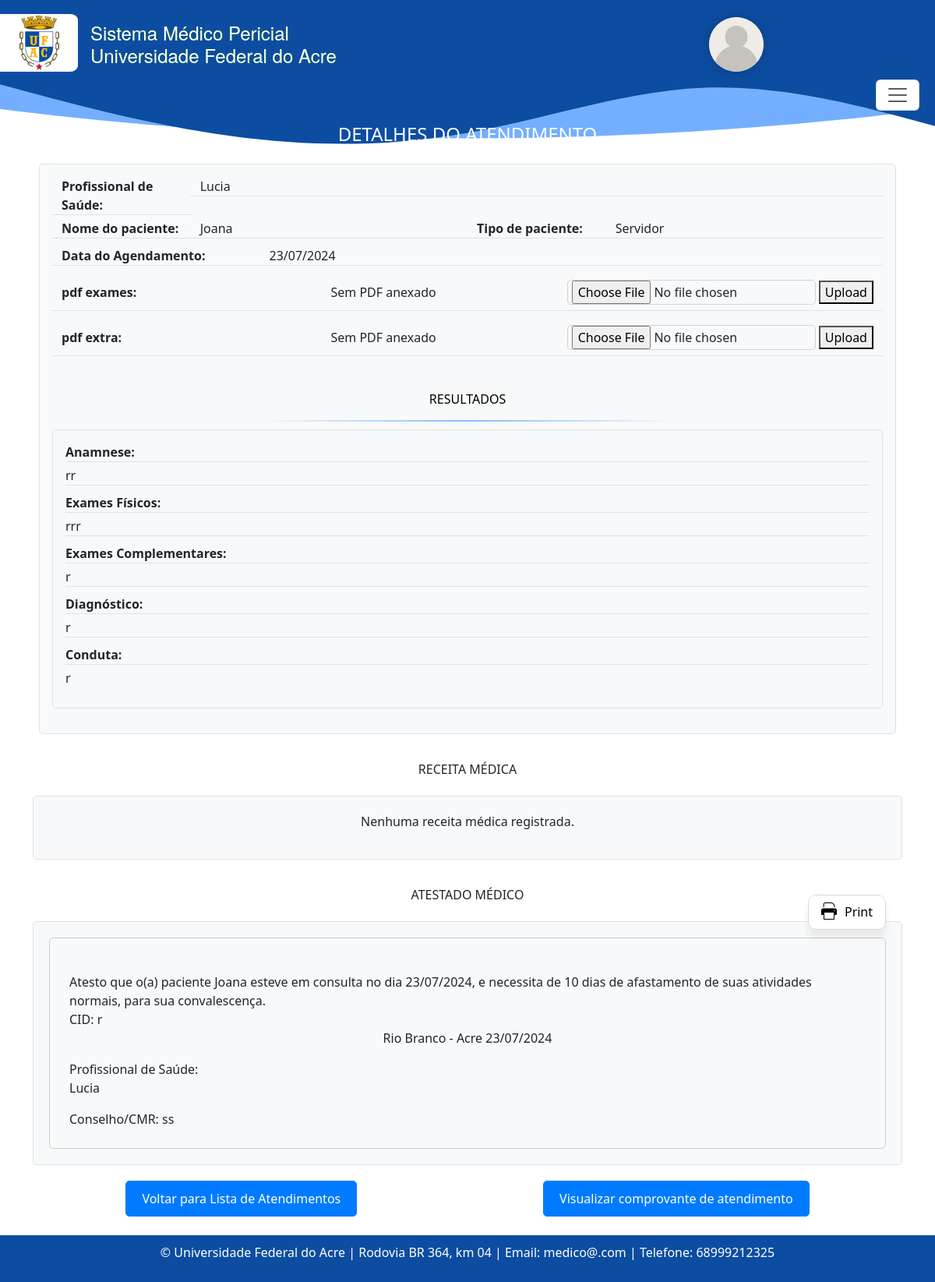
Screenshot of /atendimentos/42/ with the database file from the repository.
### consulta/models.py (models this page shows, shortened)
class Atendimento(models.Model):
    agendamento = models.OneToOneField('Agendamento', on_delete=models.CASCADE)
    anamnese = models.TextField()
    exame_fisico = models.TextField()
    exames_complementares = models.TextField()
    pdf_exames = models.FileField(upload_to='exames_pdfs/', null=True, blank=True)
    diagnostico = models.TextField()
    conduta = models.TextField()
    class Meta:
        ordering = ['agendamento', ]

class Agendamento(models.Model):
    TURNO_CHOICES = [
        ('manha', 'Manhã'),
        ('tarde', 'Tarde'),
    ]
    status_atendimento = models.CharField(max_length=20, choices=[
        ('confirmado', 'Confirmado'),
        ('ausente', 'Ausente'),
        ('pendente', 'Pendente'),
        ('cancelado', 'Cancelado'),
        ('atendido', 'Atendido'),
    ], default='pendente')
    paciente = models.ForeignKey(Paciente, on_delete=models.CASCADE)
    profissional_saude = models.ForeignKey(Profissionaldasaude, on_delete=models.CASCADE)
    data_agendamento = models.DateTimeField(u'Data Agendamento', blank=False, null=False)
    turno = models.CharField(max_length=10, choices=TURNO_CHOICES)
    prioridade_atendimento = models.BooleanField(default=False)
    justificativa_cancelamento = models.TextField(blank=True, null=True)
    class Meta:
        ordering = ['-data_agendamento', 'paciente__nome']
        verbose_name = 'Agendamento'
        verbose_name_plural = 'Agendamentos'

class Profissionaldasaude(models.Model):
    SEXO_CHOICES = [
        ('M', 'Masculino'),
        ('F', 'Feminino'),
        ('O', 'Outro')
    ]
    usuario = models.ForeignKey(User, blank=True, null=True, on_delete=models.CASCADE)
    nome = models.CharField('Nome Completo', max_length=100)
    nome_social = models.CharField(max_length=100, blank=True, null=True, verbose_name='Nome Social')
    data_nascimento = models.DateField(u'Data de Nascimento', validators=[data_nasc_valida])
    email = models.EmailField()
    rg = models.CharField(max_length=20)
    cpf = models.CharField(max_length=14, validators=[validate_cpf, MinLengthValidator(11)])
    sexo = models.CharField(max_length=1, choices=SEXO_CHOICES)
    identificacao_unica = models.CharField(max_length=50, default='')
    cep = models.CharField(max_length=9)
    cidade = models.CharField(max_length=50)
    bairro = models.CharField(max_length=50, default='')
    uf = models.CharField('UF', max_length=2, choices=UF_CHOICE, default='AC')
    numero = models.CharField(max_length=10)
    ddd_telefone = models.CharField('Telefone Celular', max_length=14, help_text='Com DDD.')
    complemento = models.CharField(max_length=100, blank=True, null=True, default='') # blank=True, null=True é pra dizer que não é obrigatorio
    area = models.CharField(max_length=50, default='')
    unidade_siass = models.CharField(max_length=50, default='')
    formacao = models.CharField(max_length=20)
    conselho = models.CharField(max_length=20)
    registro = models.CharField(max_length=20)
    def __str__(self):
        return self.get_display_name()
    def get_display_name(self):
        return self.nome_social if self.nome_social else self.nome
    class Meta:
        ordering = ['nome', ]
        verbose_name = 'Profissonal de saúde'
        verbose_name_plural = 'Profissonais de saúde'

class Paciente(models.Model):
    SEXO_CHOICES = [
        ('M', 'Masculino'),
        ('F', 'Feminino'),
        ('O', 'Outro')
    ]
    nome = models.CharField(max_length=100)
    nome_social = models.CharField(max_length=100, blank=True, null=True, verbose_name='Nome Social')
    data_nascimento = models.DateField(verbose_name='Data de Nascimento', validators=[data_nasc_valida], blank=True, null=True)
    email = models.EmailField(blank=True, null=True)
    rg = models.CharField(max_length=20, blank=True, null=True)
    cpf = models.CharField(max_length=14, validators=[validate_cpf, MinLengthValidator(11)])
    sexo = models.CharField(max_length=1, choices=SEXO_CHOICES)
    matricula = models.CharField(max_length=20)
    TIPO_PACIENTE_CHOICES = [
        ('Aluno', 'Aluno'),
        ('Servidor', 'Servidor'),
        ('Outro', 'Outro'),
    ]
    tipo_paciente = models.CharField(max_length=20, choices=TIPO_PACIENTE_CHOICES)
    cargo_funcao = models.CharField(max_length=50, default='', blank=True, null=True)
    cep = models.CharField(max_length=9, blank=True, null=True)
    cidade = models.CharField(max_length=50, blank=True, null=True)
    bairro = models.CharField(max_length=50, default='', blank=True, null=True)
    uf = models.CharField('UF', max_length=2, choices=UF_CHOICE, default='AC', blank=True, null=True)
    numero = models.CharField(max_length=10, blank=True, null=True)
    ddd_telefone = models.CharField(max_length=8)
    complemento = models.CharField(max_length=100, blank=True, null=True, default='')  # Adicionando o valor padrão aqui
    def get_display_name(self):
        return self.nome_social if self.nome_social else self.nome

class AtestadoMedico(models.Model):
    agendamento = models.ForeignKey(Agendamento, on_delete=models.CASCADE, related_name='atestados')
    dias_afastamento = models.IntegerField()
    cid = models.CharField(max_length=10)
    data_criacao = models.DateTimeField(auto_now_add=True)
    @property
    def paciente(self):
        return self.agendamento.paciente
    @property
    def profissional(self):
        return self.agendamento.profissional_saude
    class Meta:
        ordering = ['-data_criacao']
        verbose_name = 'Atestado Médico'
        verbose_name_plural = 'Atestados Médicos'

### consulta/views.py (the view)
# urls.py: path('atendimentos/<int:atendimento_id>/', visualizar_atendimento, name='visualizarAtendimento'),
def visualizar_atendimento(request, atendimento_id):
    atendimento = get_object_or_404(Atendimento, id=atendimento_id)
    paciente = atendimento.agendamento.paciente
    try:
        atestado = AtestadoMedico.objects.get(agendamento=atendimento.agendamento)
        if atestado.dias_afastamento == 0 and atestado.cid == 'N/A':
            atestado = None
    except AtestadoMedico.DoesNotExist:
        atestado = None
    try:
        receita = ReceitaMedica.objects.get(agendamento=atendimento.agendamento)
    except ReceitaMedica.DoesNotExist:
        receita = None
    return render(request, 'consultas/visualizar_atendimento.html', {
        'atendimento': atendimento,
        'paciente': paciente,
        'atestado': atestado,
        'receita': receita
    })

### consulta/context_processors.py (called while the page is built, shortened)
def user_info(request):
    user = request.user
    context = {
        'user': user,
        'profissional_saude': None,
        'administrativo': None,
    }
    return context

### templates/consultas/visualizar_atendimento.html (shortened to what this page needs)
{% extends 'base.html' %}
{% block content %}
  {% load tz %}
  <div class="text-center mb-4 text-white">
    <h4>DETALHES DO ATENDIMENTO</h4>
  </div>
  <div class="detalhes-atendimentos">
    <div class="">
      <div class="">
        <dl class="row border p-3 align-items-start">
          <dt class="col-sm-2 border-bottom">Profissional de Saúde:</dt>
          <dd class="col-sm-10 border-bottom">{{ atendimento.agendamento.profissional_saude.get_display_name }}</dd>
          <dt class="col-sm-2 border-bottom">Nome do paciente:</dt>
          <dd class="col-sm-4 border-bottom">{{ atendimento.agendamento.paciente.get_display_name }}</dd>
          <dt class="col-sm-2 border-bottom">Tipo de paciente:</dt>
          <dd class="col-sm-4 border-bottom">{{ atendimento.agendamento.paciente.tipo_paciente }}</dd>
          <dt class="col-sm-3 border-bottom">Data do Agendamento:</dt>
          <dd class="col-sm-9 border-bottom">{{ atendimento.agendamento.data_agendamento|date:'d/m/Y' }}</dd>
          <dt class="col-sm-2 border-bottom" id="pdfs-name">pdf exames:</dt>
          <dd class="col-sm-10 border-bottom" id="pdfs">
              Sem PDF anexado
            <form method="post" enctype="multipart/form-data">
              <input type="file" name="pdf_exames" />
              <button type="submit">Upload</button>
            </form>
          </dd>
          <dt class="col-sm-2 border-bottom" id="pdfs-name">pdf extra:</dt>
          <dd class="col-sm-10 border-bottom" id="pdfs">
              Sem PDF anexado
            <form method="post" enctype="multipart/form-data">
              <input type="file" name="pdf_extra" />
              <button type="submit">Upload</button>
            </form>
          </dd>
          <h6 class="d-flex justify-content-center py-3">RESULTADOS</h6>
          <dl class="p-3">
            <dt class="border-bottom">Anamnese:</dt>
            <dd class="border-bottom">{{ atendimento.anamnese }}</dd>
            <dt class="border-bottom">Exames Físicos:</dt>
            <dd class="border-bottom">{{ atendimento.exame_fisico }}</dd>
            <dt class="border-bottom">Exames Complementares:</dt>
            <dd class="border-bottom">{{ atendimento.exames_complementares }}</dd>
            <dt class="border-bottom">Diagnóstico:</dt>
            <dd class="border-bottom">{{ atendimento.diagnostico }}</dd>
            <dt class="border-bottom">Conduta:</dt>
            <dd>{{ atendimento.conduta }}</dd>
          </dl>
        </dl>
      </div>
    </div>
  </div>
  <h6 class="d-flex justify-content-center py-3">RECEITA MÉDICA</h6>
  <div class="receita">
    {% if receita_simples or receita_controle_especial %}
        {% if receita_simples %}
        <a href="{% url 'pdf_receita_medica' atendimento.id %}" target="_blank" class="print-btn" style="border: none; float: right;">
          <button class="print-btn">
            Print
          </button>
        </a>
        <div class="d-flex">
            <div class="col-md-6 d-flex flex-column">
              <span class="text-center">PRESCRIÇÃO</span>
              <div class="campo">{{ receita_simples.prescricao }}</div>
            </div>
            <div class="col-md-6 d-flex flex-column justify-content-center align-items-center">
              <div class="form-group d-flex flex-column col-md-8">
                <label>Dosagem</label>
                <div class="campo">{{ receita_simples.dosagem }}</div>
              </div>
              <div class="form-group d-flex flex-column col-md-8">
                <label>Via Administrativa</label>
                <div class="campo">{{ receita_simples.via_administrativa }}</div>
              </div>
              <div class="form-group d-flex flex-column col-md-8">
                <label>Modo de Uso</label>
                <div class="campo">{{ receita_simples.modo_uso }}</div>
              </div>
            </div>
        </div>
        {% endif %}
        {% if receita_controle_especial %}
        <a href="{% url 'pdf_receita_medica_controle' atendimento.id %}" target="_blank" class="print-btn" style="border: none; float: right;">
          <button class="print-btn">
            Print
          </button>
        </a>
        <div class="d-flex">
            <div class="col-md-6 d-flex flex-column">
              <span class="text-center">PRESCRIÇÃO</span>
              <div class="campo">{{ receita_controle_especial.prescricao }}</div>
            </div>
            <div class="col-md-6 d-flex flex-column justify-content-center align-items-center">
              <div class="form-group d-flex flex-column col-md-8">
                <label>Dosagem</label>
                <div class="campo">{{ receita_controle_especial.dosagem }}</div>
              </div>
              <div class="form-group d-flex flex-column col-md-8">
                <label>Via Administrativa</label>
                <div class="campo">{{ receita_controle_especial.via_administrativa }}</div>
              </div>
              <div class="form-group d-flex flex-column col-md-8">
                <label>Modo de Uso</label>
                <div class="campo">{{ receita_controle_especial.modo_uso }}</div>
              </div>
            </div>
        </div>
        {% endif %}
    {% else %}
      <p class="text-center">Nenhuma receita médica registrada.</p>
    {% endif %}
</div>
  <h6 class="d-flex justify-content-center py-3">ATESTADO MÉDICO</h6>
  {% if atestado %}
    <div class="atestado">
      <a href="{% url 'pdf_atestado_medico' atendimento.id %}" target="_blank" class="print-btn" style="border: none; float: right;">
        <button class="print-btn">
          <span class="printer-wrapper">
            <span class="printer-container">
            </span>
            <span class="printer-page-wrapper"><span class="printer-page"></span></span>
          </span>
          Print
        </button>
      </a>
      <div id="form-atestado">
        <div class="form-group">
          <label for="dias_afastamento">Atesto que o(a) paciente <span>{{ atestado.paciente.get_display_name }}</span> esteve em consulta no dia <span>{{ atendimento.agendamento.data_agendamento|date:'d/m/Y' }}</span>, e necessita de <span>{{ atestado.dias_afastamento }}</span> dias de afastamento de suas atividades normais, para sua convalescença.</label>
        </div>
        <div class="form-group">
          <label for="cid">CID: <span>{{ atestado.cid }}</span></label>
        </div>
        <p style="text-align: center;">Rio Branco - Acre {{ atestado.data_criacao|date:'d/m/Y' }}</p>
        <div class="form-group">
          <label>Profissional de Saúde:</label>
          <p>{{ atestado.profissional }}</p>
          <label>Conselho/CMR: {{ atestado.profissional.conselho }}</label>
        </div>
      </div>
    </div>
  {% else %}
    <p class="text-center">Não há atestado médico disponível para este atendimento.</p>
  {% endif %}
  <div class="d-flex justify-content-around mt-3">
    <a href="{% url 'listaAtendimentos' %}" class="btn btn-primary">Voltar para Lista de Atendimentos</a>
    <a href="{% url 'visualizar_comprovante_atendimento' atendimento_id=atendimento.id %}" class="btn btn-primary" target="_blank">Visualizar comprovante de atendimento</a>
  </div>
{% endblock %}

### static/css/estilos.css (style rules this page uses)
* { scroll-behavior: smooth; }
.btn-primary { background-color: #007bff; color: #fff; border: 1px solid #007bff; border-radius: 5px; padding: 10px 20px; text-decoration: none; display: inline-block; transition: background-color 0.3s ease; }
input { padding-left: 5px; border-radius: 5px; border: 1.5px solid lightgrey; outline: none; transition: all 0.3s cubic-bezier(0.19, 1, 0.22, 1); box-shadow: 0px 0px 20px -18px; }
.detalhes-atendimentos { margin: 20px; }
.detalhes-atendimentos dl { background-color: #f8f9fa; border: 1px solid #dee2e6; border-radius: 5px; padding: 10px; }
.detalhes-atendimentos dt { font-weight: bold; margin-bottom: 5px; }
.detalhes-atendimentos dd { margin-bottom: 10px; }
.detalhes-atendimentos h6 { color: #000000; border-radius: 5px; padding: 10px; margin-top: 20px; margin-bottom: 10px; border-bottom: 2px solid; border-image: linear-gradient(to right, #f8f9fa 25%, #81beff 50%, #f8f9fa 75%) 1; }
dl #pdfs { display: flex; justify-content: space-between; align-items: center; height: 3em; }
dl #pdfs-name { display: flex; height: 3em; align-items: center; }
#form-atestado { border: 1px solid #ccc; padding: 25px; border-radius: 5px; }
.atestado, .receita { background-color: #f8f9fa; border: 1px solid #dee2e6; padding: 20px; margin-bottom: 20px; border-radius: 5px; }
.atestado a, .receita a { text-decoration: none; position: relative; float: right; bottom: 55px; }
.print-btn { min-width: 100px; height: 45px; display: flex; align-items: center; justify-content: center; background-color: white; border: 1px solid rgb(213, 213, 213); border-radius: 10px; gap: 10px; font-size: 16px; cursor: pointer; overflow: hidden; font-weight: 500; box-shadow: 0px 10px 10px rgba(0, 0, 0, 0.065); transition: all 0.3s; }
.printer-wrapper { display: flex; flex-direction: column; align-items: center; justify-content: center; width: 20px; height: 100%; }
.printer-container { height: 50%; width: 100%; display: flex; align-items: flex-end; justify-content: center; }
.printer-container svg { width: 100%; height: auto; transform: translateY(4px); }
.printer-page-wrapper { width: 100%; height: 50%; display: flex; align-items: flex-start; justify-content: center; }
.printer-page { width: 70%; height: 10px; border: 1px solid black; background-color: white; transform: translateY(0px); transition: all 0.3s; transform-origin: top; }

### rows the page displays
Atendimento: agendamento.profissional_saude.get_display_name "Lucia", agendamento.paciente.get_display_name "Joana", agendamento.paciente.tipo_paciente "Servidor", agendamento.data_agendamento "23/07/2024", anamnese "rr", exame_fisico "rrr", exames_complementares "r", diagnostico "r", conduta "r"
AtestadoMedico: paciente.get_display_name "Joana", dias_afastamento "10", cid "r", data_criacao "23/07/2024", profissional "Lucia", profissional.conselho "ss"
